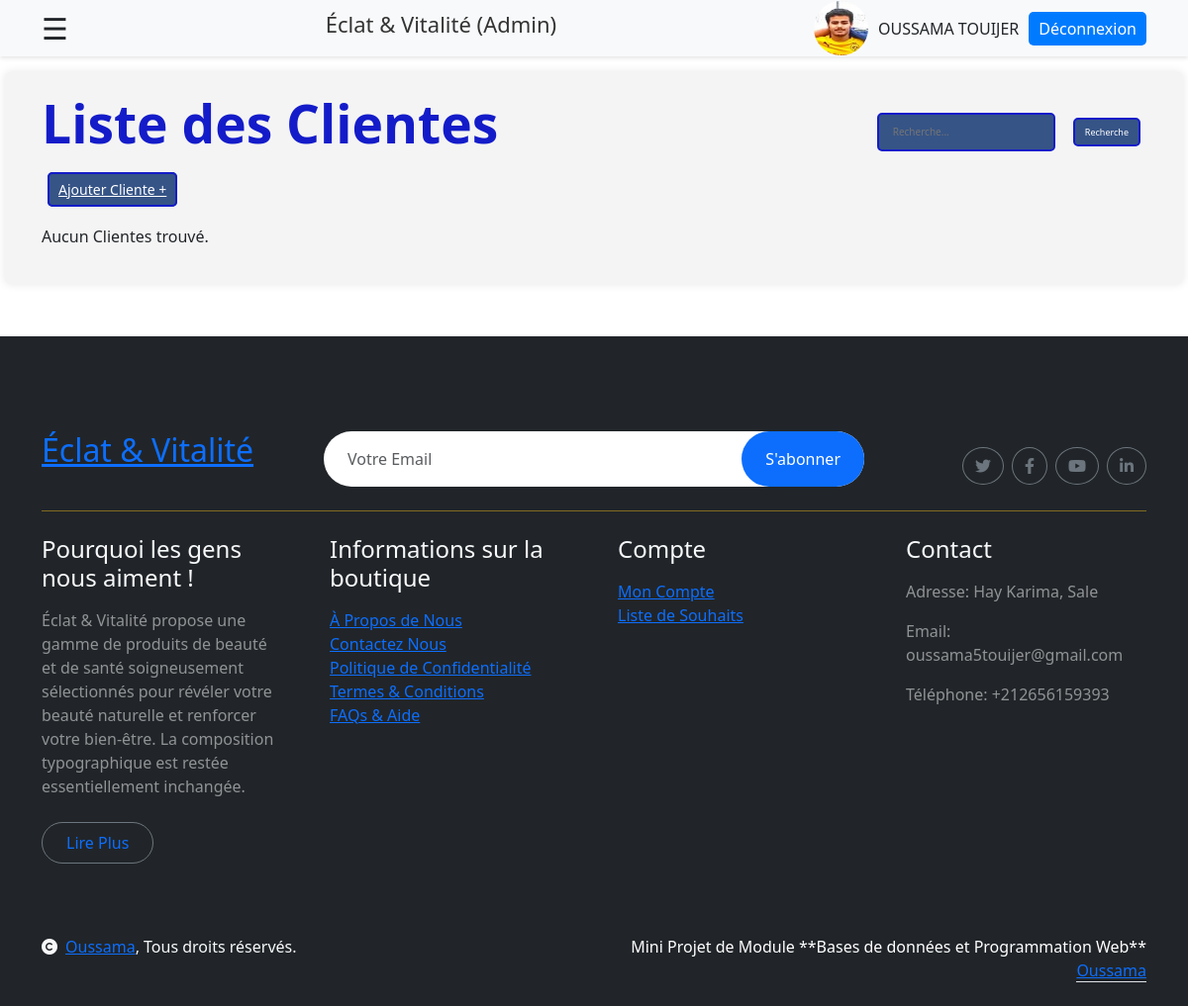
Page /admin/users/listeCustomers.php?page=2 (signed in) on the earlier database version.
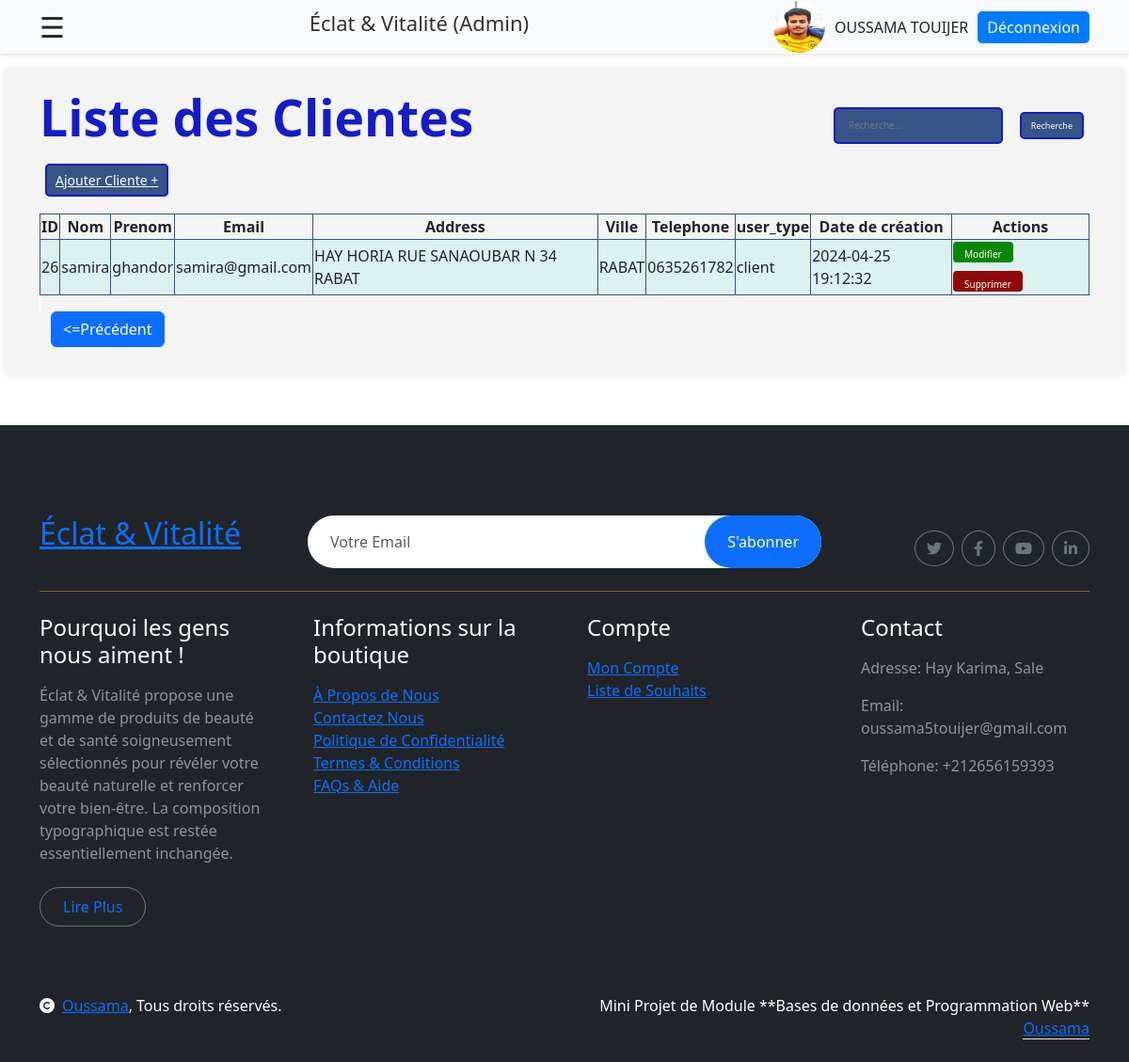
Same page on the later database version.
### tables this page shows
CREATE TABLE IF NOT EXISTS `users` (
  `id` bigint NOT NULL AUTO_INCREMENT,
  `nom` varchar(100) DEFAULT NULL,
  `prenom` varchar(100) DEFAULT NULL,
  `email` varchar(255) DEFAULT NULL,
  `password` varchar(255) DEFAULT NULL,
  `user_type` enum('client','admin') DEFAULT NULL,
  `telephone` varchar(20) DEFAULT NULL,
  `address` varchar(255) DEFAULT NULL,
  `ville` varchar(100) DEFAULT NULL,
  `date_creation` timestamp NULL DEFAULT CURRENT_TIMESTAMP,
  `date_modification` timestamp NULL DEFAULT CURRENT_TIMESTAMP ON UPDATE CURRENT_TIMESTAMP,
  `etat` tinyint(1) DEFAULT '0',
  PRIMARY KEY (`id`)
);

### include/functionsCustomers.php (called while the page is built, shortened)
<?php
function connectToDatabase() {
    $servername = "localhost";
    $username = "root";
    $password = "";
    $DBname = "eclat_vitalite";
    try {
        $conn = new PDO("mysql:host=$servername;dbname=$DBname", $username, $password);
        $conn->setAttribute(PDO::ATTR_ERRMODE, PDO::ERRMODE_EXCEPTION);
        return $conn;
    } catch(PDOException $e) {
        echo "Échec de la connexion : " . $e->getMessage();
        exit();
    }
}
function getAllCustomers() {
    $conn = connectToDatabase();
    $requete = "SELECT * FROM users";
    try {
        $resultat = $conn->query($requete);
        $users = $resultat->fetchAll();
        return $users;
    } catch(PDOException $e) {
        echo "Erreur lors de l'exécution de la requête : " . $e->getMessage();
        $conn = null;
        exit();
    }
}
?>

### admin/users/listeCustomers.php (the view, shortened to what this page needs)
<?php
include '../../include/functionsCustomers.php';
if(!empty($_POST['sCus'])) {
    $users = searchCustomers($_POST['sCus']);
} else {
    $users = getAllCustomers();
}
$page = isset($_GET['page']) ? $_GET['page'] : 1;
$usersPerPage = 4;
$startIndex = ($page - 1) * $usersPerPage;
$usersToShow = array_slice($users, $startIndex, $usersPerPage);
?>
<!DOCTYPE html>
<html lang="en">
<head>
    <link rel="stylesheet" href="stylesCustomers.css">
    <link href="https://cdn.jsdelivr.net/npm/bootstrap@5.3.3/dist/css/bootstrap.min.css" rel="stylesheet" />
    <link href="https://getbootstrap.com/docs/5.3/assets/css/docs.css" rel="stylesheet" />
    <link rel="stylesheet" href="https://cdnjs.cloudflare.com/ajax/libs/font-awesome/6.0.0-beta3/css/all.min.css">
</head>
<body>
<header class="ous" >
    <div class="container d-flex justify-content-between align-items-center">
        <span style="font-size:30px;cursor:pointer" onclick="openDrawer()">&#9776;</span>
        <div class="logo-wrapper">
            <h6 style=" font-size: 22px; color: #333;">Éclat & Vitalité (Admin)</h6>
        </div>
        <div class="user-wrapper">
            <a href="../profile.php">
                <img src="../userImages/user.jpg" alt="user" class="user-image">
            </a>
            <span class="username"><?php echo htmlspecialchars($_SESSION['prenom'].' ' .$_SESSION['nom']); ?></span>
            <?php
            if(isset($_SESSION['email'])) {
                echo '<a class="logout-btn" href="../deconnexion.php">Déconnexion</a>';
            }
            ?>
        </div>
    </div>
</header>
    <div class="main-content">
        <main >
            <div class="container">
                <?php
                if(isset($_SESSION['email'])) {
                echo "<div class='title-and-button'>";
                echo "<h2 class='title' >Liste des Clientes</h1>";
                print'<form method="post" action="" >
                    <input type="number" for="b1" name="sCus" placeholder="Recherche..." class="iptR">
                    <button type="submit" id="b1" class="buR" >
                        Recherche
                    </button>
                </form>';
                echo "</div>";?>
            </div>
            <?php echo '<div class="container"><a href="ajout.php" class="btnAjout" data-bs-toggle="modal" data-bs-target="#ajoutModal"> Ajouter Cliente + </a></div><br>';?>
            <div class="container">
                <?php
                if (empty($usersToShow)) {
                    echo "<p>Aucun Clientes trouvé.</p>";
                } else {
                    echo "<div class='alert alert-danger'>Échec de la mise à jour du Clientes. Veuillez réessayer !!!</div>";?>
                <?php
                echo ' <div class="siw"> <table class="tablee" style="margin-left: auto; margin-right: auto;">
                    <thead>
                <tr>
                    <th>ID</th>
                    <th>Nom</th>
                    <th>Prenom</th>
                    <th>Email</th>
                    <th>Address</th>
                    <th>Ville</th>
                    <th>Telephone</th>
                    <th>user_type</th>
                    <th>Date de création</th>
                    <th>Actions</th>
                </tr>
                    </thead>
                    <tbody>';
                foreach ($usersToShow as $users) {
                    echo "<tr>
                                      <td>{$users['id']}</td>
                                      <td>{$users['nom']}</td>
                                      <td>{$users['prenom']}</td>
                                      <td>{$users['email']}</td>
                                      <td>{$users['address']}</td>
                                      <td>{$users['ville']}</td>
                                      <td>{$users['telephone']}</td>
                                      <td>{$users['user_type']}</td>
                                      <td>{$users['date_creation']}</td>
                                      <td>
                                           <a href='modifer.php' data-bs-toggle='modal' data-bs-target='#modifierModal{$users['id']}' ><button class='edit-button'>Modifier</button></a>
                                           <a href='supprimer.php?id={$users['id']}'><button class='delete-button'>Supprimer</button></a>
                                      </td>
                         </tr>";
                        }
                    echo '</tbody>';
                    echo '</table>';?>
            </div>
        <?php
                    echo '<div class="container pagination-buttons" style="margin-left: auto; margin-right: auto;">';
                    if ($page > 1) {
                        echo '<a href="?page='.($page-1).'" class="btn btn-primary"><=Précédent</a>';
                    }
                    echo '</div>';
                }
                } else {
                    echo "<p>Session data not found.</p>";
                }
               ?>
        </main>
    </div>
<?php include '../../include/footer.php'?>
</body>
</html>

### include/footer.php
<div class="container-fluid bg-dark text-white-50 footer pt-5 mt-5">
    <div class="container py-5">
        <div class="pb-4 mb-4" style="border-bottom: 1px solid rgba(226, 175, 24, 0.5) ;">
            <div class="row g-4">
                <div class="col-lg-3">
                    <a href="#">
                        <h2 class="text-primary mb-0">Éclat & Vitalité</h2>
                    </a>
                </div>
                <div class="col-lg-6">
                    <div class="position-relative mx-auto">
                        <input class="form-control border-0 w-100 py-3 px-4 rounded-pill" type="number" placeholder="Votre Email">
                        <button type="submit" class="btn btn-primary border-0 border-secondary py-3 px-4 position-absolute rounded-pill text-white" style="top: 0; right: 0;">S'abonner</button>
                    </div>
                </div>
                <div class="col-lg-3">
                    <div class="d-flex justify-content-end pt-3">
                        <a class="btn  btn-outline-secondary me-2 btn-md-square rounded-circle" href=""><i class="fab fa-twitter"></i></a>
                        <a class="btn btn-outline-secondary me-2 btn-md-square rounded-circle" href=""><i class="fab fa-facebook-f"></i></a>
                        <a class="btn btn-outline-secondary me-2 btn-md-square rounded-circle" href=""><i class="fab fa-youtube"></i></a>
                        <a class="btn btn-outline-secondary btn-md-square rounded-circle" href=""><i class="fab fa-linkedin-in"></i></a>
                    </div>
                </div>
            </div>
        </div>
        <div class="row g-5">
            <div class="col-lg-3 col-md-6">
                <div class="footer-item">
                    <h4 class="text-light mb-3">Pourquoi les gens nous aiment !</h4>
                    <p class="mb-4">Éclat & Vitalité propose une gamme de produits de beauté et de santé soigneusement sélectionnés pour révéler votre beauté naturelle
                        et renforcer votre bien-être. La composition typographique est restée essentiellement inchangée.</p>
                    <a href="" class="btn border-secondary py-2 px-4 rounded-pill text-primary">Lire Plus</a>
                </div>
            </div>
            <div class="col-lg-3 col-md-6">
                <div class="d-flex flex-column text-start footer-item">
                    <h4 class="text-light mb-3">Informations sur la boutique</h4>
                    <a class="btn-link" href="">À Propos de Nous</a>
                    <a class="btn-link" href="">Contactez Nous</a>
                    <a class="btn-link" href="">Politique de Confidentialité</a>
                    <a class="btn-link" href="">Termes & Conditions</a>
                    <a class="btn-link" href="">FAQs & Aide</a>
                </div>
            </div>
            <div class="col-lg-3 col-md-6">
                <div class="d-flex flex-column text-start footer-item">
                    <h4 class="text-light mb-3">Compte</h4>
                    <a class="btn-link" href="">Mon Compte</a>
                    <a class="btn-link" href="">Liste de Souhaits</a>
                </div>
            </div>
            <div class="col-lg-3 col-md-6">
                <div class="footer-item">
                    <h4 class="text-light mb-3">Contact</h4>
                    <p>Adresse: Hay Karima, Sale</p>
                    <p>Email: oussama5touijer@gmail.com</p>
                    <p>Téléphone: +212656159393</p>
                </div>
            </div>
        </div>
    </div>
</div>
<div class="container-fluid copyright bg-dark py-4">
    <div class="container">
        <div class="row">
            <div class="col-md-6 text-center text-md-start mb-3 mb-md-0">
                <span class="text-light"><a href="#"><i class="fas fa-copyright text-light me-2"></i>Oussama</a>, Tous droits réservés.</span>
            </div>
            <div class="col-md-6 my-auto text-center text-md-end text-white">
                Mini Projet de Module **Bases de données et Programmation Web** <a class="border-bottom" href="#"> Oussama</a>
            </div>
        </div>
    </div>
</div>

Differences in the rows shown:
added users: id "26", nom "samira", prenom "ghandor", email "samira@gmail.com", address "HAY HORIA RUE SANAOUBAR N 34 RABAT", ville "RABAT", telephone "0635261782", user_type "client", date_creation "2024-04-25 19:12:32"
Other differences:
text no longer shown: "Aucun Clientes trouvé."
text now shown: "ID Nom Prenom Email Address Ville Telephone user_type Date de création Actions <=Précédent"
